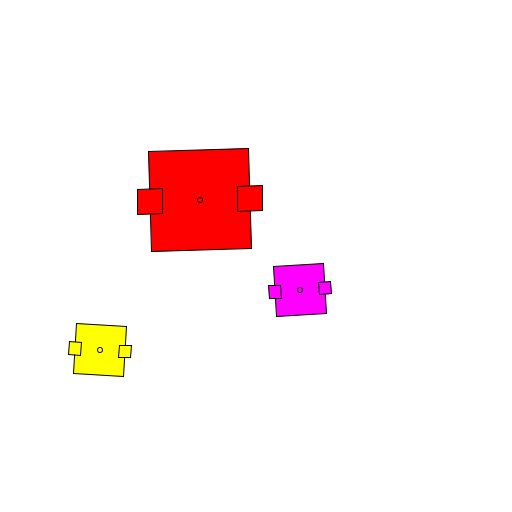
Frame 1 (no input)
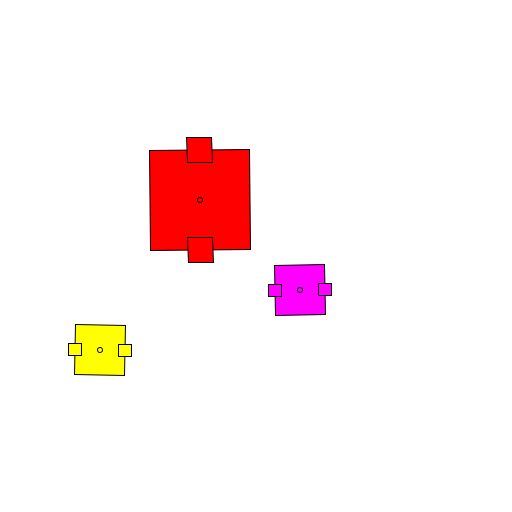
Frame 60 (the mouse pressed at the canvas centre just before this capture)
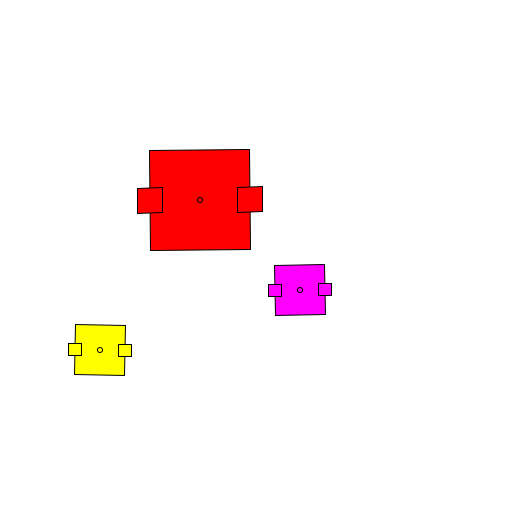
Frame 120 (the mouse held since frame 60 and released just before this capture)

The Processing sketch that drew these frames (run headless with seeded random() and noise(); from frame 60 on, the mouse is pressed at the canvas centre):

// Processing sketch: array_y_funcion_1
// ── array_y_funcion_1.pde
float vel = 3;
float rot = 1;

void setup() {
    size(512, 512);
    rectMode(CENTER);
}

void draw() {
    rot += vel;

    background(255);
    figura(200,200,100,-rot/2, color(255,0,0));
    figura(300,290,50,-rot, color(255,0,255));
    figura(100,350,50,rot, color(255,255,0));
    
}

void figura(int x, int y, float t, float r, color c) {
    pushMatrix();
    translate(x, y);
    rotate(radians(r));
    fill(c);
    rect(0, 0, t, t);
    ellipse(0, 0, 5, 5);
    rect(t/2, 0, t/4, t/4);
    rect(-t/2, 0, t/4, t/4);
    popMatrix();
}
